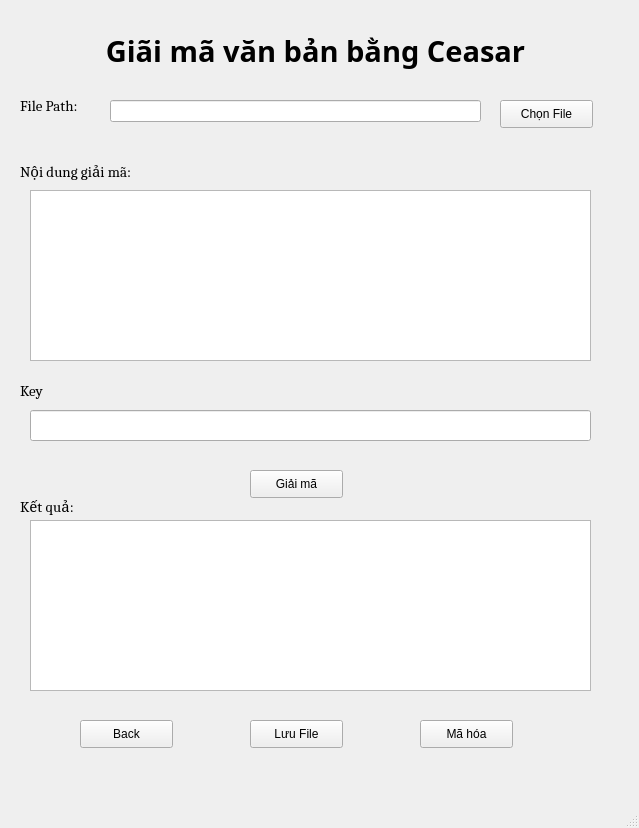
<?xml version="1.0" encoding="UTF-8"?>
<ui version="4.0">
 <class>MainWindow</class>
 <widget class="QMainWindow" name="MainWindow">
  <property name="geometry">
   <rect>
    <x>0</x>
    <y>0</y>
    <width>639</width>
    <height>828</height>
   </rect>
  </property>
  <property name="windowTitle">
   <string>MainWindow</string>
  </property>
  <widget class="QWidget" name="centralwidget">
   <widget class="QPushButton" name="btnGiaiMaCaesar">
    <property name="geometry">
     <rect>
      <x>250</x>
      <y>470</y>
      <width>93</width>
      <height>28</height>
     </rect>
    </property>
    <property name="font">
     <font>
      <pointsize>9</pointsize>
     </font>
    </property>
    <property name="text">
     <string>Giải mã</string>
    </property>
   </widget>
   <widget class="QPushButton" name="btnSave">
    <property name="geometry">
     <rect>
      <x>250</x>
      <y>720</y>
      <width>93</width>
      <height>28</height>
     </rect>
    </property>
    <property name="font">
     <font>
      <pointsize>9</pointsize>
     </font>
    </property>
    <property name="text">
     <string>Lưu File</string>
    </property>
   </widget>
   <widget class="QLabel" name="label_2">
    <property name="geometry">
     <rect>
      <x>20</x>
      <y>90</y>
      <width>81</width>
      <height>31</height>
     </rect>
    </property>
    <property name="font">
     <font>
      <family>Cambria</family>
      <pointsize>11</pointsize>
      <weight>50</weight>
      <bold>false</bold>
     </font>
    </property>
    <property name="text">
     <string>File Path:</string>
    </property>
   </widget>
   <widget class="QPushButton" name="btnMaHoa">
    <property name="geometry">
     <rect>
      <x>420</x>
      <y>720</y>
      <width>93</width>
      <height>28</height>
     </rect>
    </property>
    <property name="font">
     <font>
      <pointsize>9</pointsize>
     </font>
    </property>
    <property name="text">
     <string>Mã hóa</string>
    </property>
   </widget>
   <widget class="QPushButton" name="btnBack">
    <property name="geometry">
     <rect>
      <x>80</x>
      <y>720</y>
      <width>93</width>
      <height>28</height>
     </rect>
    </property>
    <property name="font">
     <font>
      <pointsize>9</pointsize>
     </font>
    </property>
    <property name="text">
     <string>Back</string>
    </property>
   </widget>
   <widget class="QLabel" name="label">
    <property name="geometry">
     <rect>
      <x>60</x>
      <y>0</y>
      <width>511</width>
      <height>101</height>
     </rect>
    </property>
    <property name="font">
     <font>
      <family>Sitka Heading Semibold</family>
      <pointsize>22</pointsize>
      <weight>75</weight>
      <bold>true</bold>
     </font>
    </property>
    <property name="text">
     <string>Giãi mã văn bản bằng Ceasar</string>
    </property>
    <property name="alignment">
     <set>Qt::AlignCenter</set>
    </property>
   </widget>
   <widget class="QLineEdit" name="EdtPath">
    <property name="geometry">
     <rect>
      <x>110</x>
      <y>100</y>
      <width>371</width>
      <height>22</height>
     </rect>
    </property>
   </widget>
   <widget class="QLabel" name="label_4">
    <property name="geometry">
     <rect>
      <x>20</x>
      <y>490</y>
      <width>141</width>
      <height>31</height>
     </rect>
    </property>
    <property name="font">
     <font>
      <family>Cambria</family>
      <pointsize>11</pointsize>
      <weight>50</weight>
      <bold>false</bold>
     </font>
    </property>
    <property name="text">
     <string>Kết quả:</string>
    </property>
   </widget>
   <widget class="QLabel" name="label_3">
    <property name="geometry">
     <rect>
      <x>20</x>
      <y>150</y>
      <width>171</width>
      <height>41</height>
     </rect>
    </property>
    <property name="font">
     <font>
      <family>Cambria</family>
      <pointsize>11</pointsize>
      <weight>50</weight>
      <bold>false</bold>
     </font>
    </property>
    <property name="text">
     <string>Nội dung giải mã:</string>
    </property>
   </widget>
   <widget class="QTextEdit" name="result">
    <property name="geometry">
     <rect>
      <x>30</x>
      <y>520</y>
      <width>561</width>
      <height>171</height>
     </rect>
    </property>
   </widget>
   <widget class="QLineEdit" name="lineEdit">
    <property name="geometry">
     <rect>
      <x>30</x>
      <y>410</y>
      <width>561</width>
      <height>31</height>
     </rect>
    </property>
   </widget>
   <widget class="QLabel" name="label_5">
    <property name="geometry">
     <rect>
      <x>20</x>
      <y>370</y>
      <width>41</width>
      <height>41</height>
     </rect>
    </property>
    <property name="font">
     <font>
      <family>Cambria</family>
      <pointsize>11</pointsize>
      <weight>50</weight>
      <bold>false</bold>
     </font>
    </property>
    <property name="text">
     <string>Key</string>
    </property>
   </widget>
   <widget class="QTextEdit" name="input">
    <property name="geometry">
     <rect>
      <x>30</x>
      <y>190</y>
      <width>561</width>
      <height>171</height>
     </rect>
    </property>
   </widget>
   <widget class="QPushButton" name="btnChonFile">
    <property name="geometry">
     <rect>
      <x>500</x>
      <y>100</y>
      <width>93</width>
      <height>28</height>
     </rect>
    </property>
    <property name="font">
     <font>
      <pointsize>9</pointsize>
     </font>
    </property>
    <property name="text">
     <string>Chọn File</string>
    </property>
   </widget>
  </widget>
  <widget class="QMenuBar" name="menubar">
   <property name="geometry">
    <rect>
     <x>0</x>
     <y>0</y>
     <width>639</width>
     <height>26</height>
    </rect>
   </property>
  </widget>
  <widget class="QStatusBar" name="statusbar"/>
 </widget>
 <resources/>
 <connections/>
</ui>
